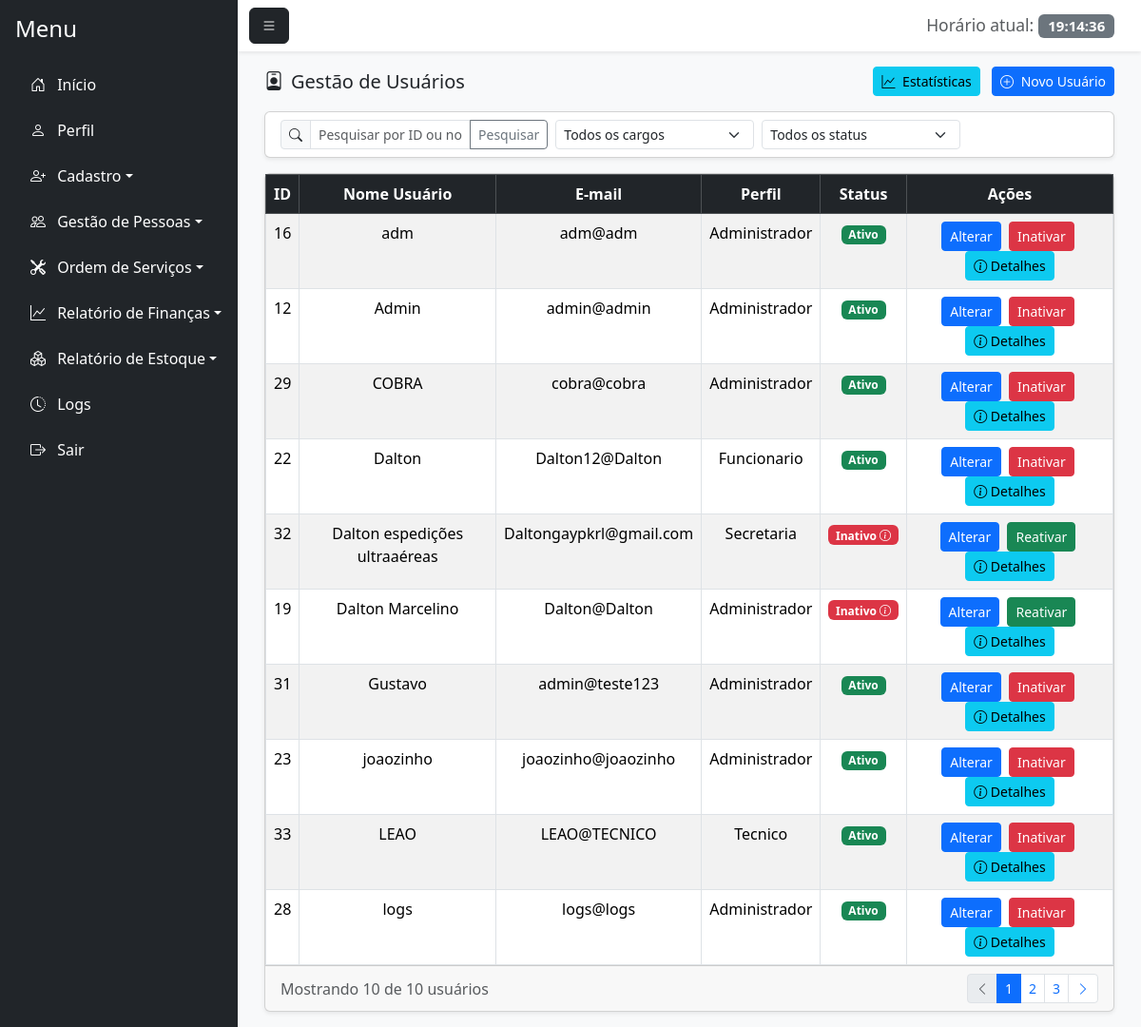
/gestao_usuario.php (signed in), run on the app's committed database.
### tables this page shows
CREATE TABLE `usuario` (
  `id_usuario` int(11) NOT NULL,
  `nome_usuario` varchar(100) NOT NULL,
  `senha` varchar(255) NOT NULL,
  `email` varchar(100) NOT NULL,
  `senha_temporaria` tinyint(1) DEFAULT 0,
  `id_perfil` int(11) NOT NULL,
  `status` enum('Ativo','Inativo') DEFAULT 'Ativo',
  `id_motivo_inatividade` int(11) DEFAULT NULL,
  `data_inatividade` date DEFAULT NULL,
  `observacao_inatividade` text DEFAULT NULL
);

CREATE TABLE `perfil` (
  `id_perfil` int(11) NOT NULL,
  `nome_perfil` varchar(100) NOT NULL
);

### gestao_usuario.php (the view, shortened to what this page needs)
<?php
    require_once 'conexao.php';
    require_once 'php/permissoes.php';
    $sql = "SELECT u.*, p.nome_perfil, m.descricao as motivo_inatividade
            FROM usuario u
            LEFT JOIN perfil p ON u.id_perfil = p.id_perfil
            LEFT JOIN motivo_inatividade m ON u.id_motivo_inatividade = m.id_motivo";
    $sql .= " ORDER BY u.nome_usuario ASC";
    $stmt = $pdo->prepare($sql);
    $stmt->execute();
    $usuarios = $stmt->fetchAll(PDO::FETCH_ASSOC);
$stmt->execute();
$usuarios = $stmt->fetchALL(PDO::FETCH_ASSOC);
?>
<!DOCTYPE html>
<html lang="pt-BR">
<head>
    <link href="https://cdn.jsdelivr.net/npm/bootstrap@5.3.7/dist/css/bootstrap.min.css" rel="stylesheet">
    <link rel="stylesheet" href="https://cdn.jsdelivr.net/npm/bootstrap-icons@1.11.1/font/bootstrap-icons.css">
    <link href="https://cdn.jsdelivr.net/npm/bootstrap-icons@1.11.1/font/bootstrap-icons.css" rel="stylesheet">
    <link rel="stylesheet" href="css/login.css">
</head>
<body class="bg-light">
    <div class="d-flex vh-100 bg-light">
        <div class="flex-grow-1 d-flex flex-column">
            <nav class="navbar navbar-light bg-white shadow-sm">
                <div class="container-fluid">
                    <button class="btn btn-dark" id="menu-toggle"><i class="bi bi-list"></i></button>
                    <span class="navbar-brand mb-0 h1">
                        <small class="text-muted">Horário atual:</small>
                        <span id="liveClock" class="badge bg-secondary"></span>
                    </span>
                </div>
            </nav>
            <div class="flex-grow-1 p-3" style="overflow-y: auto;">
                <div class="container-fluid">
                    <div class="d-flex justify-content-between align-items-center mb-3">
                <h5 class="mb-0"><i class="bi bi-person-badge me-2"></i>Gestão de Usuários</h5>
                <div>
                    <button class="btn btn-info btn-sm me-2" data-bs-toggle="modal" data-bs-target="#modalEstatisticas">
                        <i class="bi bi-graph-up me-1"></i> Estatísticas
                    </button>
                    <a href="cadastro_usuario.php" class="btn btn-primary btn-sm">
                        <i class="bi bi-plus-circle me-1"></i> Novo Usuário
                    </a>
                </div>
            </div>
                    <div class="card shadow-sm mb-3">
                        <div class="card-body py-2">
                            <form method="GET" action="gestao_usuario.php" id="filterForm">
                                <div class="row g-2">
                                    <div class="col-md-4">
                                        <div class="input-group input-group-sm">
                                            <span class="input-group-text"><i class="bi bi-search"></i></span>
                                            <input type="text" id="busca" name="busca" class="form-control"
                                                placeholder="Pesquisar por ID ou nome..."
                                                value="<?= isset($_GET['busca']) ? htmlspecialchars($_GET['busca']) : '' ?>">
                                            <button class="btn btn-outline-secondary" type="submit">Pesquisar</button>
                                        </div>
                                    </div>
                                    <div class="col-md-3">
                                        <select name="id_perfil" id="id_perfil" class="form-select form-select-sm">
                                            <option value="">Todos os cargos</option>
                                        </select>
                                    </div>
                                    <div class="col-md-3">
                                        <select name="status" id="status" class="form-select form-select-sm">
                                            <option value="">Todos os status</option>
                                        </select>
                                    </div>
                                    <div class="col-md-2">
                                    </div>
                                </div>
                            </form>
                        </div>
                    </div>
                    <div class="card shadow-sm">
                        <div class="card-body p-0">
                            <div class="table-responsive">
                                <?php if(!empty($usuarios)): ?>
                                    <table class="table table-striped table-hover table-bordered mb-0">
                                        <thead class="table-dark">
                                            <tr>
                                                <th><center>ID</center></th>
                                                <th><center>Nome Usuário</center></th>
                                                <th><center>E-mail</center></th>
                                                <th><center>Perfil</center></th>
                                                <th><center>Status</center></th>
                                                <th class="text-center">Ações</th>
                                            </tr>
                                        </thead>
                                        <tbody>
                                            <?php foreach($usuarios as $usuario): ?>
                                                <tr>
                                                    <td><center><?=htmlspecialchars($usuario['id_usuario'])?></center></td>
                                                    <td><center><?=htmlspecialchars($usuario['nome_usuario'])?></center></td>
                                                    <td><center><?=htmlspecialchars($usuario['email'])?></center></td>
                                                    <td><center><?=htmlspecialchars($usuario['nome_perfil'])?></center></td>
                                                    <td>
                                                        <center>
                                                            <?php if($usuario['status'] == 'Ativo'): ?>
                                                                <span class="badge bg-success">Ativo</span>
                                                            <?php else: ?>
                                                                <span class="badge bg-danger badge-details" onclick="mostrarDetalhesUsuario(<?=htmlspecialchars($usuario['id_usuario'])?>)">
                                                                    Inativo <i class="bi bi-info-circle"></i>
                                                                </span>
                                                            <?php endif; ?>
                                                        </center>
                                                    </td>
                                                    <td class="text-center">
                                                        <a href="#" class="btn btn-sm btn-primary me-1" onclick="carregarDadosUsuario(<?=htmlspecialchars($usuario['id_usuario'])?>)">Alterar</a>
                                                        <?php if($usuario['status'] == 'Ativo'): ?>
                                                            <a href="inativar_usuario.php?id=<?=htmlspecialchars($usuario['id_usuario'])?>" class="btn btn-sm btn-danger me-1">Inativar</a>
                                                        <?php else: ?>
                                                            <a href="gestao_usuario.php?id=<?=htmlspecialchars($usuario['id_usuario'])?>&acao=reativar" class="btn btn-sm btn-success me-1" onclick="return confirm('Tem certeza que deseja reativar este usuário?')">Reativar</a>
                                                        <?php endif; ?>
                                                        <button class="btn btn-sm btn-info" onclick="mostrarDetalhesUsuario(<?=htmlspecialchars($usuario['id_usuario'])?>)">
                                                            <i class="bi bi-info-circle"></i> Detalhes
                                                        </button>
                                                    </td>
                                                </tr>
                                            <?php endforeach;?>
                                        </tbody>
                                    </table>
                                <?php else: ?><br>
                                    <center><p>Nenhum usuário encontrado.</p></center>
                                <?php endif; ?>
                        </div>
                        <div class="card-footer py-2">
                            <div class="d-flex justify-content-between align-items-center">
                                <div>
                                    <span class="text-muted">Mostrando <?= count($usuarios) ?> de <?= count($usuarios) ?> usuários</span>
                                </div>
                                <nav>
                                    <ul class="pagination pagination-sm mb-0">
                                        <li class="page-item disabled">
                                            <a class="page-link" href="#"><i class="bi bi-chevron-left"></i></a>
                                        </li>
                                        <li class="page-item active">
                                            <a class="page-link" href="#">1</a>
                                        </li>
                                        <li class="page-item">
                                            <a class="page-link" href="#">2</a>
                                        </li>
                                        <li class="page-item">
                                            <a class="page-link" href="#">3</a>
                                        </li>
                                        <li class="page-item">
                                            <a class="page-link" href="#"><i class="bi bi-chevron-right"></i></a>
                                        </li>
                                    </ul>
                                </nav>
                            </div>
                        </div>
                    </div>
                </div>
            </div>
</body>
</html>

### css/login.css (style rules this page uses)
* { margin: 0; padding: 0; }
body { overflow-y: hidden; text-decoration: none !important; }

### data on the page
usuario: id_usuario "16", nome_usuario "adm", email "adm@adm", id_perfil.nome_perfil "Administrador", status "Ativo"
usuario: id_usuario "12", nome_usuario "Admin", email "admin@admin", id_perfil.nome_perfil "Administrador", status "Ativo"
usuario: id_usuario "29", nome_usuario "COBRA", email "cobra@cobra", id_perfil.nome_perfil "Administrador", status "Ativo"
usuario: id_usuario "22", nome_usuario "Dalton", email "Dalton12@Dalton", id_perfil.nome_perfil "Funcionario", status "Ativo"
usuario: id_usuario "32", nome_usuario "Dalton espedições ultraaéreas", email "Daltongaypkrl@gmail.com", id_perfil.nome_perfil "Secretaria"
usuario: id_usuario "19", nome_usuario "Dalton Marcelino", email "Dalton@Dalton", id_perfil.nome_perfil "Administrador"
usuario: id_usuario "31", nome_usuario "Gustavo", email "admin@teste123", id_perfil.nome_perfil "Administrador", status "Ativo"
usuario: id_usuario "23", nome_usuario "joaozinho", email "joaozinho@joaozinho", id_perfil.nome_perfil "Administrador", status "Ativo"
usuario: id_usuario "33", nome_usuario "LEAO", email "LEAO@TECNICO", id_perfil.nome_perfil "Tecnico", status "Ativo"
usuario: id_usuario "28", nome_usuario "logs", email "logs@logs", id_perfil.nome_perfil "Administrador", status "Ativo"

### other printed values
$categoria "Início"
$categoria "Perfil"
$categoria "Cadastro"
$categoria "Gestão de Pessoas"
$categoria "Ordem de Serviços"
$categoria "Relatório de Finanças"
$categoria "Relatório de Estoque"
$categoria "Logs"
count($usuarios) "10"
